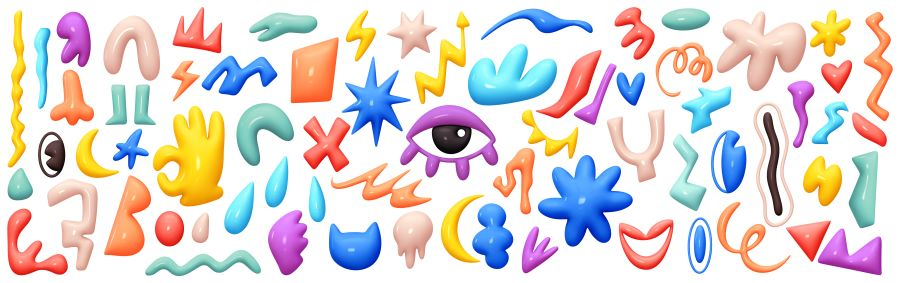
#> input picture Exercices/Data/image_05.jpg, 900 x 283 px
$ python '03_05_Détecter_les_contours_des_objets.py'
#> lines starting #> are read from the running program, lines starting #| are printed output that depends on the picture; after the words box and inside, x2 and y2 are one past the last pixel; in counts of white or black regions, pixels touching at a corner belong together
import numpy as np
import cv2

img = cv2.imread('../../Data/image_05.jpg',1)
#> img is the input picture: shape (283, 900, 3); mean B, G, R 212.7, 214.7, 223.2
# cv2.imshow("Source", img)

h, w, c = img.shape
#> h = 283; w = 900; c = 3

gray = cv2.cvtColor(img, cv2.COLOR_BGR2GRAY)
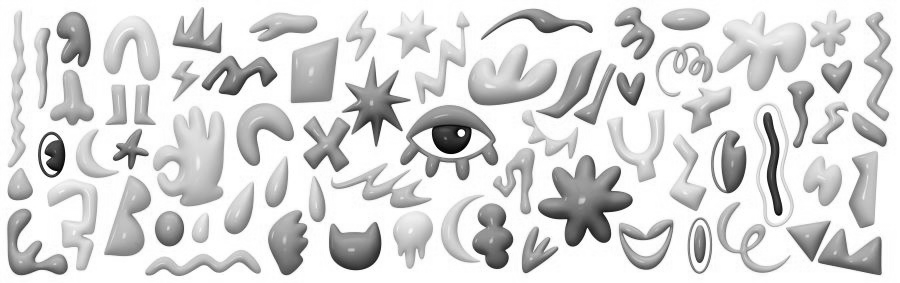
#> gray: shape (283, 900); min 0, max 255, mean 217
thresh = cv2.adaptiveThreshold(gray, 255, cv2.ADAPTIVE_THRESH_GAUSSIAN_C, cv2.THRESH_BINARY_INV, 111, 1)
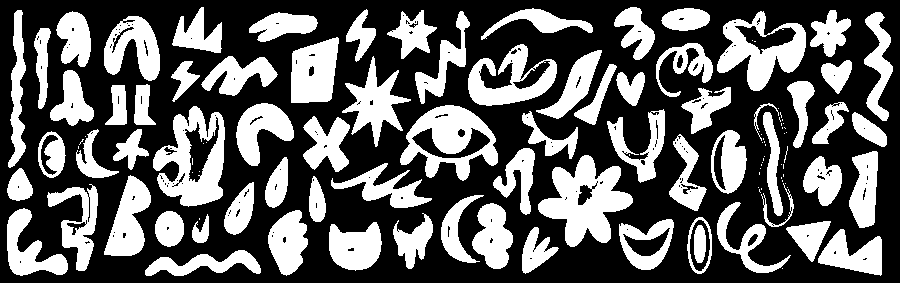
#> thresh: shape (283, 900); 37.4% white; 119 white regions (46 under 20 px)
# cv2.imshow("Thresholding", thresh)

contours, hierarchy = cv2.findContours(thresh, cv2.RETR_EXTERNAL, cv2.CHAIN_APPROX_SIMPLE)
#> contours = 111 contours, 39 with area under 20; largest, box (x1, y1, x2, y2) and area: (153, 106, 225, 207) 4640, (538, 155, 633, 247) 4470, (400, 105, 498, 181) 4390, (717, 11, 806, 91) 3893, (468, 44, 557, 106) 2804

img2 = img.copy()
thickness = 2
color = (255, 0, 0)

cv2.drawContours(img2, contours, -1, color, thickness)
# cv2.imshow("Contours",img2)

ctr_img = np.zeros([h, w, c], 'uint8')
cv2.drawContours(ctr_img, contours, -1, color, thickness)
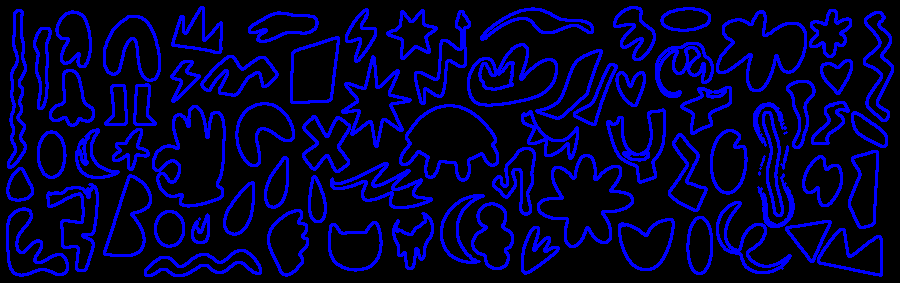
#> ctr_img: shape (283, 900, 3); mean of channels 0, 1, 2 51.1, 0, 0; drawn as B, G, R

ratio = 0.8
img = cv2.resize(img, (0, 0), fx=ratio, fy=ratio)
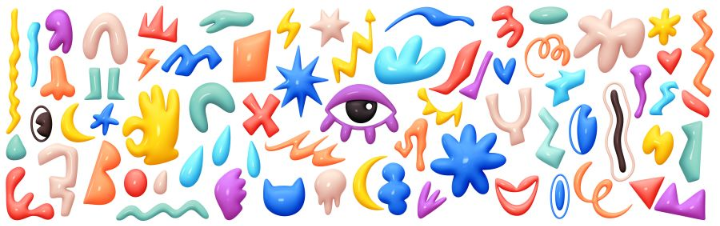
#> img: shape (226, 720, 3); mean B, G, R 212.5, 214.6, 223.1
# thresh = cv2.resize(thresh, (0, 0), fx=ratio, fy=ratio)
# thresh = cv2.cvtColor(thresh, cv2.COLOR_GRAY2BGR)
img2 = cv2.resize(img2, (0, 0), fx=ratio, fy=ratio)
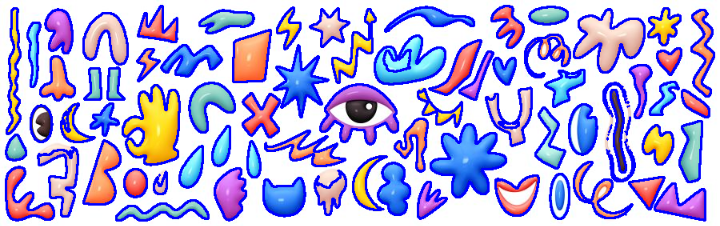
#> img2: shape (226, 720, 3); mean B, G, R 227.2, 176.9, 182.3
ctr_img = cv2.resize(ctr_img, (0, 0), fx=ratio, fy=ratio)
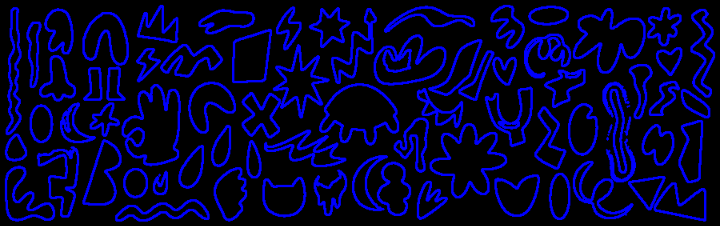
#> ctr_img: shape (226, 720, 3); mean of channels 0, 1, 2 51.2, 0, 0; drawn as B, G, R

res = np.concatenate((img, img2, ctr_img), axis = 0)
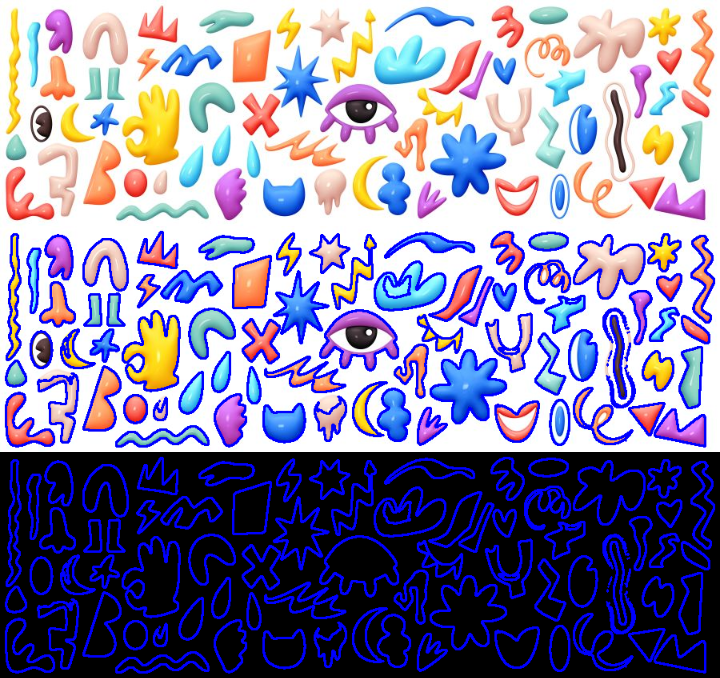
#> res: shape (678, 720, 3); mean B, G, R 163.7, 130.5, 135.1
cv2.imshow("Result", res)


cv2.waitKey(0)
cv2.destroyAllWindows()

$ run again, with Exercices/Data/image_01.jpg copied over Exercices/Data/image_05.jpg
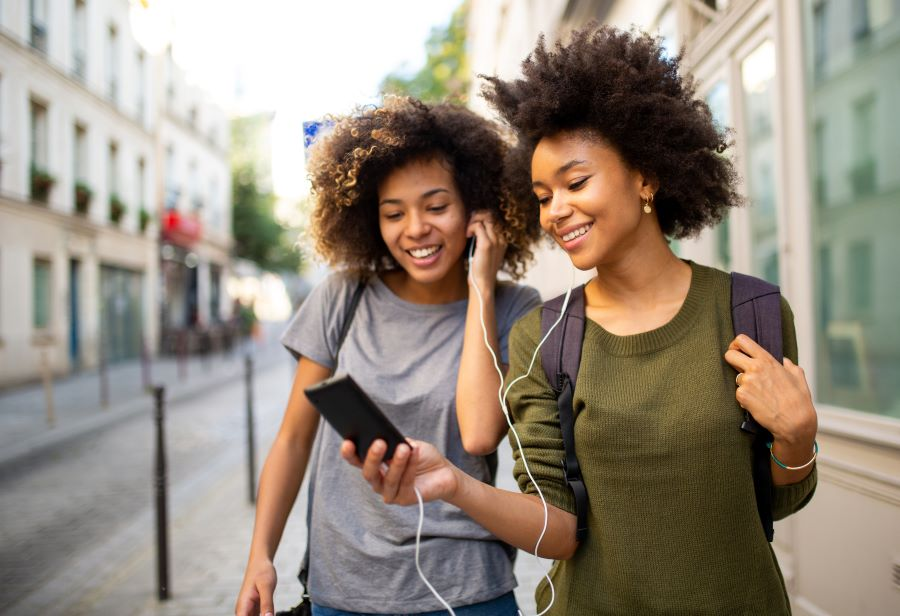
#> input picture Exercices/Data/image_01.jpg, 900 x 616 px
#> img is the input picture: shape (616, 900, 3); mean B, G, R 125.8, 138.9, 149.8
#> `thresh = cv2.adaptiveThreshold(gray, 255, cv2.ADAPTIVE_THRESH_GAUSSIAN..`:
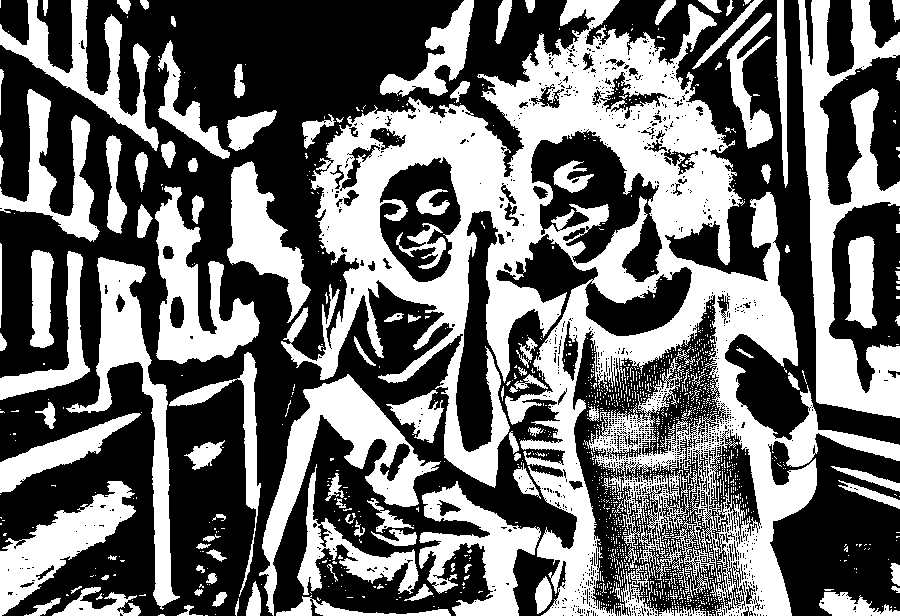
#> thresh: shape (616, 900); 42.8% white; 1554 white regions (1409 under 20 px)
#> contours = 1390 contours, 1288 with area under 20; largest, box (x1, y1, x2, y2) and area: (281, 0, 900, 616) 136488, (798, 0, 900, 418) 16693, (259, 374, 441, 616) 9869, (66, 257, 180, 610) 8112, (155, 186, 260, 364) 7972
#> img: shape (493, 720, 3)
#> `res = np.concatenate((img, img2, ctr_img), axis = 0)`:
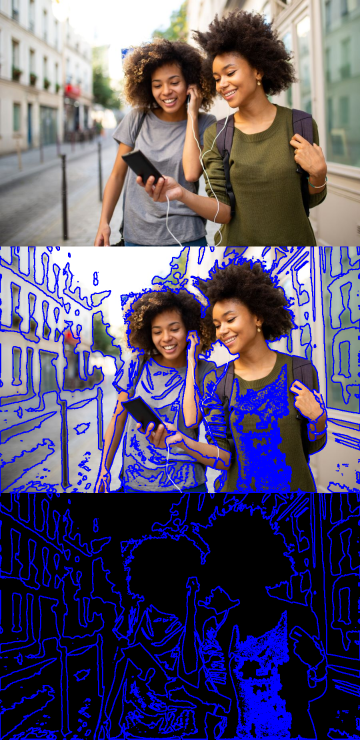
#> res: shape (1479, 720, 3) (shown at 1/2 size); mean B, G, R 111.6, 83.8, 90.4

$ run again, with Exercices/Data/image_02.jpg copied over Exercices/Data/image_05.jpg
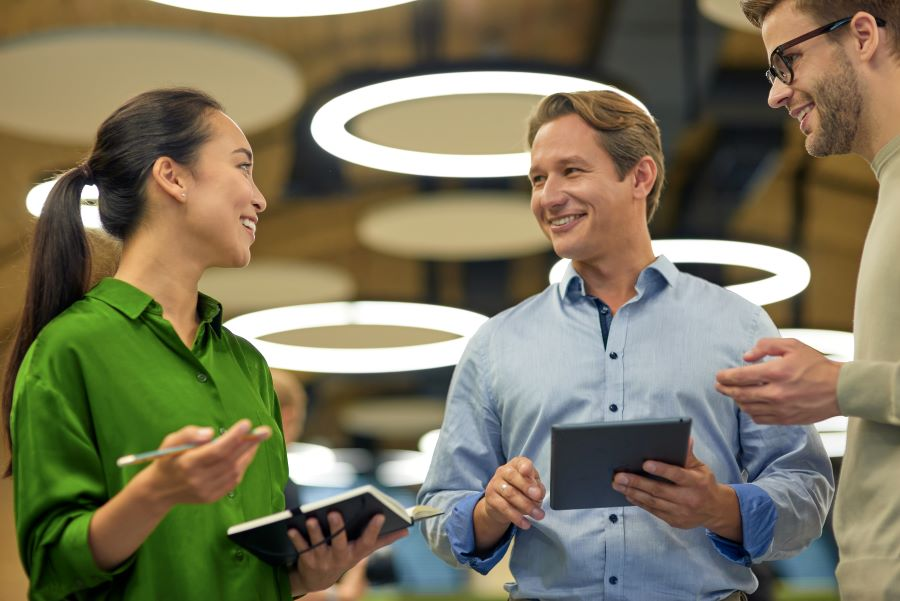
#> input picture Exercices/Data/image_02.jpg, 900 x 601 px
#> img is the input picture: shape (601, 900, 3); mean B, G, R 92.5, 117.4, 123.1
#> `thresh = cv2.adaptiveThreshold(gray, 255, cv2.ADAPTIVE_THRESH_GAUSSIAN..`:
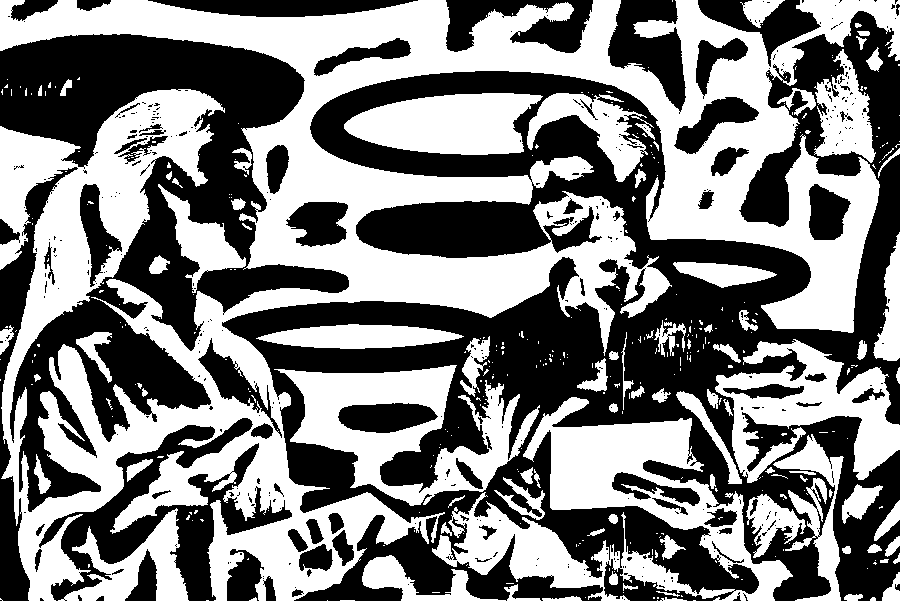
#> thresh: shape (601, 900); 50% white; 380 white regions (291 under 20 px)
#> contours = 365 contours, 289 with area under 20; largest, box (x1, y1, x2, y2) and area: (0, 0, 900, 601) 178887, (432, 397, 793, 601) 25358, (274, 365, 540, 506) 17068, (715, 339, 900, 483) 12052, (344, 93, 543, 155) 8729
#> img: shape (481, 720, 3)
#> `res = np.concatenate((img, img2, ctr_img), axis = 0)`:
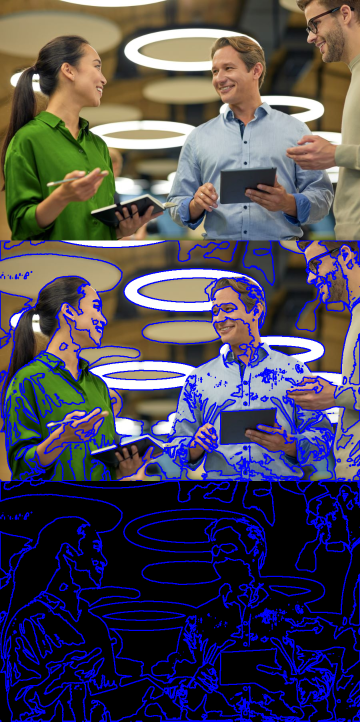
#> res: shape (1443, 720, 3) (shown at 1/2 size); mean B, G, R 86.5, 71.5, 75.2
